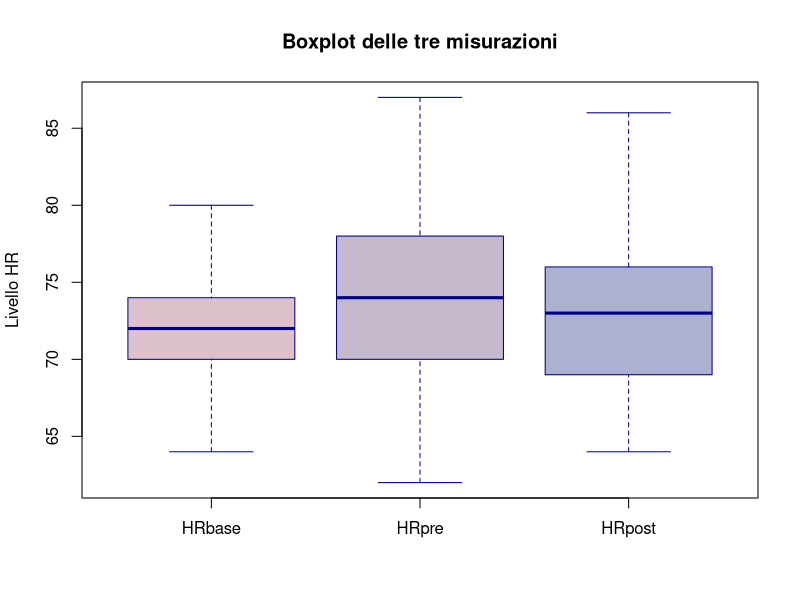
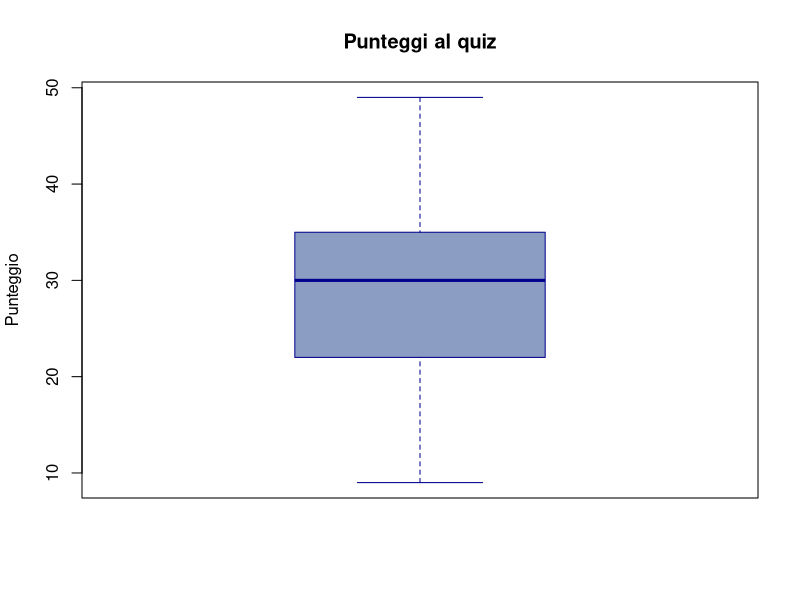
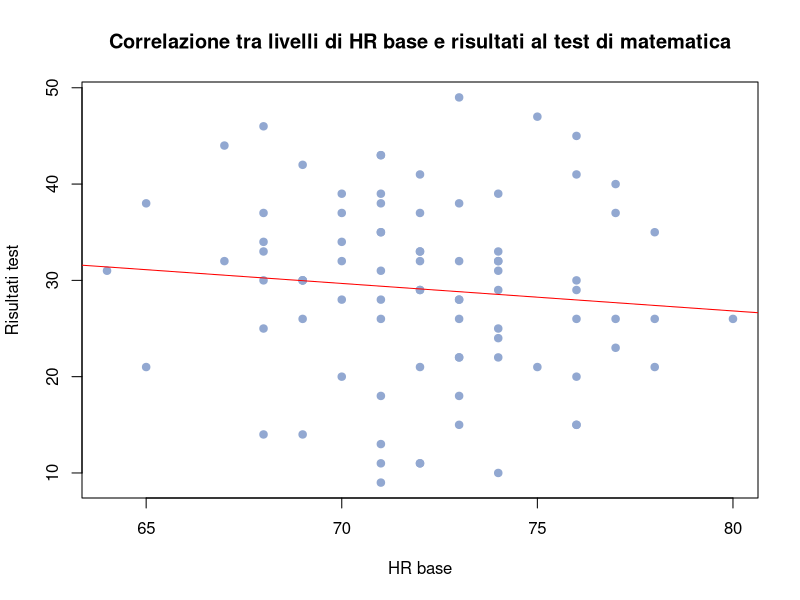
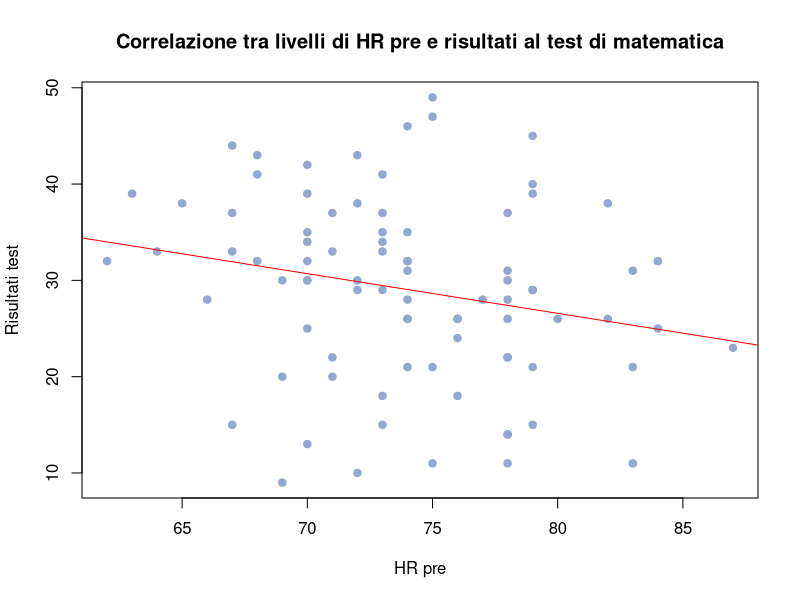
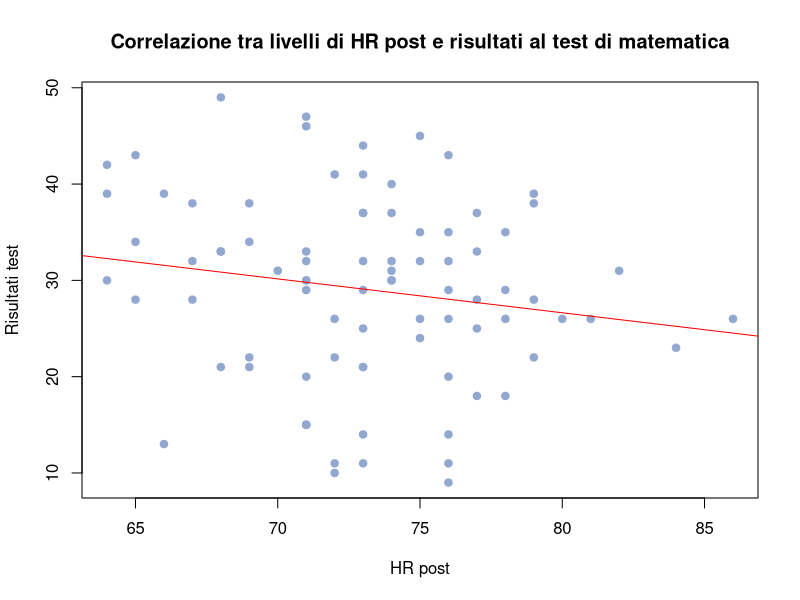

The R source for these figures, in order:
## ---- chunk 1
#| echo: false

rm(list=ls())


## ---- chunk 2
#| echo: false
library(readxl)
Sara_dataset <- read_excel("Sara_dataset.xls") 
## ---- chunk 3
#| echo: false
HRbase<- Sara_dataset$hr_base
HRpre<- Sara_dataset$hr_pre
HRpost<- Sara_dataset$hr_post
hr_tot<-data.frame(HRbase, HRpre, HRpost)

boxplot(hr_tot,
main="Boxplot delle tre misurazioni",
ylab="Livello HR",
col=c("#dec2cb","#c5b9cd","#abb1cf"),
border="darkblue",
horizontal=FALSE)

boxplot(Sara_dataset$mathquiz,
        main="Punteggi al quiz",
        ylab="Punteggio",
        col="#8b9dc3",
        border="darkblue",
        horizontal=FALSE)
## ---- chunk 4
cor.test(Sara_dataset$hr_base, Sara_dataset$mathquiz, use="complete.obs", method="pearson")
## ---- chunk 5
#| results: markup
#| label: fig-hr

plot (Sara_dataset$hr_base, Sara_dataset$mathquiz, 
     main="Correlazione tra livelli di HR base e risultati al test di matematica",
     xlab="HR base", 
     ylab="Risultati test", 
     col="#92a8d1", 
     pch=19)
abline(lm(mathquiz ~ hr_base, data = Sara_dataset), col = "red")
## ---- chunk 6
cor.test(Sara_dataset$hr_pre, Sara_dataset$mathquiz, use="complete.obs", method="pearson")
## ---- chunk 7
plot (Sara_dataset$hr_pre, Sara_dataset$mathquiz, 
     main="Correlazione tra livelli di HR pre e risultati al test di matematica",
     xlab="HR pre", 
     ylab="Risultati test", 
     col="#92a8d1", 
     pch=19)
abline(lm(mathquiz ~ hr_pre, data = Sara_dataset), col = "red")
## ---- chunk 8
cor.test(Sara_dataset$hr_post, Sara_dataset$mathquiz, use="complete.obs", method="pearson")
## ---- chunk 9
plot (Sara_dataset$hr_post, Sara_dataset$mathquiz, 
     main="Correlazione tra livelli di HR post e risultati al test di matematica",
     xlab="HR post", 
     ylab="Risultati test", 
     col="#92a8d1", 
     pch=19)
abline(lm(mathquiz ~ hr_post, data = Sara_dataset), col = "red")
